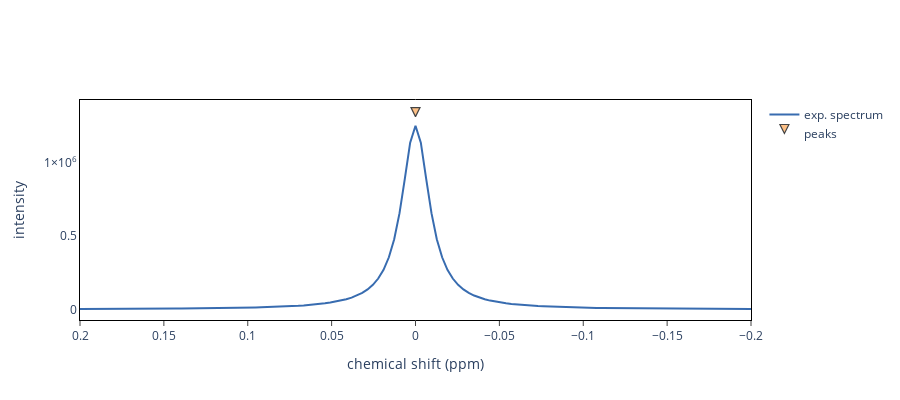

The notebook cell this image was saved under:
### Markdown cell above
To visualize the spectrum and the picked peaks, use the plot() method with the peak_table provided as argument pp.

### Code cell
fig = sp.plot(pp=peak_table)
fig.update_layout(autosize=False, width=900, height=400)
fig.show()
